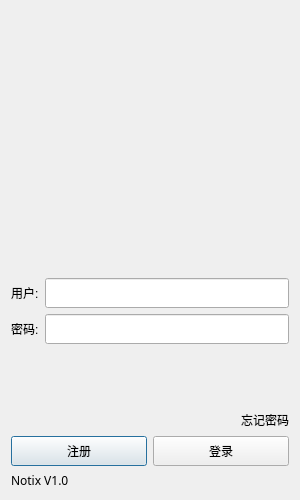
<?xml version="1.0" encoding="UTF-8"?>
<ui version="4.0">
 <class>Dialog</class>
 <widget class="QDialog" name="Dialog">
  <property name="geometry">
   <rect>
    <x>0</x>
    <y>0</y>
    <width>300</width>
    <height>500</height>
   </rect>
  </property>
  <property name="minimumSize">
   <size>
    <width>300</width>
    <height>500</height>
   </size>
  </property>
  <property name="maximumSize">
   <size>
    <width>300</width>
    <height>500</height>
   </size>
  </property>
  <property name="windowTitle">
   <string>Dialog</string>
  </property>
  <layout class="QVBoxLayout" name="verticalLayout_2">
   <item>
    <layout class="QVBoxLayout" name="verticalLayout">
     <item>
      <widget class="QWidget" name="widget" native="true">
       <property name="minimumSize">
        <size>
         <width>0</width>
         <height>200</height>
        </size>
       </property>
       <property name="maximumSize">
        <size>
         <width>16777215</width>
         <height>200</height>
        </size>
       </property>
       <layout class="QGridLayout" name="gridLayout">
        <item row="0" column="0">
         <widget class="QLabel" name="label">
          <property name="minimumSize">
           <size>
            <width>200</width>
            <height>200</height>
           </size>
          </property>
          <property name="maximumSize">
           <size>
            <width>200</width>
            <height>200</height>
           </size>
          </property>
          <property name="text">
           <string/>
          </property>
          <property name="pixmap">
           <pixmap resource="../resource/loginpic.qrc">:/new/prefix1/Notixhead.png</pixmap>
          </property>
          <property name="scaledContents">
           <bool>true</bool>
          </property>
         </widget>
        </item>
       </layout>
      </widget>
     </item>
     <item>
      <spacer name="verticalSpacer_2">
       <property name="orientation">
        <enum>Qt::Orientation::Vertical</enum>
       </property>
       <property name="sizeHint" stdset="0">
        <size>
         <width>20</width>
         <height>40</height>
        </size>
       </property>
      </spacer>
     </item>
     <item>
      <layout class="QHBoxLayout" name="horizontalLayout">
       <item>
        <widget class="QLabel" name="userlabel">
         <property name="minimumSize">
          <size>
           <width>0</width>
           <height>30</height>
          </size>
         </property>
         <property name="maximumSize">
          <size>
           <width>16777215</width>
           <height>30</height>
          </size>
         </property>
         <property name="text">
          <string>用户:</string>
         </property>
        </widget>
       </item>
       <item>
        <widget class="QLineEdit" name="userEdit">
         <property name="minimumSize">
          <size>
           <width>0</width>
           <height>30</height>
          </size>
         </property>
         <property name="maximumSize">
          <size>
           <width>16777215</width>
           <height>30</height>
          </size>
         </property>
        </widget>
       </item>
      </layout>
     </item>
     <item>
      <layout class="QHBoxLayout" name="horizontalLayout_5">
       <item>
        <widget class="QLabel" name="passwordlabel">
         <property name="minimumSize">
          <size>
           <width>0</width>
           <height>30</height>
          </size>
         </property>
         <property name="maximumSize">
          <size>
           <width>16777215</width>
           <height>30</height>
          </size>
         </property>
         <property name="text">
          <string>密码:</string>
         </property>
        </widget>
       </item>
       <item>
        <widget class="QLineEdit" name="lineEdit">
         <property name="minimumSize">
          <size>
           <width>0</width>
           <height>30</height>
          </size>
         </property>
         <property name="maximumSize">
          <size>
           <width>16777215</width>
           <height>30</height>
          </size>
         </property>
        </widget>
       </item>
      </layout>
     </item>
     <item>
      <spacer name="verticalSpacer">
       <property name="orientation">
        <enum>Qt::Orientation::Vertical</enum>
       </property>
       <property name="sizeHint" stdset="0">
        <size>
         <width>20</width>
         <height>40</height>
        </size>
       </property>
      </spacer>
     </item>
     <item>
      <layout class="QHBoxLayout" name="horizontalLayout_6">
       <item>
        <spacer name="horizontalSpacer">
         <property name="orientation">
          <enum>Qt::Orientation::Horizontal</enum>
         </property>
         <property name="sizeHint" stdset="0">
          <size>
           <width>0</width>
           <height>0</height>
          </size>
         </property>
        </spacer>
       </item>
       <item>
        <widget class="QLabel" name="forgetlabel">
         <property name="minimumSize">
          <size>
           <width>0</width>
           <height>20</height>
          </size>
         </property>
         <property name="maximumSize">
          <size>
           <width>16777215</width>
           <height>20</height>
          </size>
         </property>
         <property name="text">
          <string>忘记密码</string>
         </property>
        </widget>
       </item>
      </layout>
     </item>
     <item>
      <layout class="QHBoxLayout" name="horizontalLayout_7">
       <item>
        <widget class="QPushButton" name="registerbtn">
         <property name="minimumSize">
          <size>
           <width>0</width>
           <height>30</height>
          </size>
         </property>
         <property name="maximumSize">
          <size>
           <width>16777215</width>
           <height>30</height>
          </size>
         </property>
         <property name="text">
          <string>注册</string>
         </property>
        </widget>
       </item>
       <item>
        <widget class="QPushButton" name="loginbtn">
         <property name="minimumSize">
          <size>
           <width>0</width>
           <height>30</height>
          </size>
         </property>
         <property name="maximumSize">
          <size>
           <width>16777215</width>
           <height>30</height>
          </size>
         </property>
         <property name="text">
          <string>登录</string>
         </property>
        </widget>
       </item>
      </layout>
     </item>
     <item>
      <widget class="QLabel" name="versionlabel">
       <property name="font">
        <font>
         <family>Century Gothic</family>
        </font>
       </property>
       <property name="text">
        <string>Notix V1.0</string>
       </property>
      </widget>
     </item>
    </layout>
   </item>
  </layout>
 </widget>
 <resources>
  <include location="../resource/loginpic.qrc"/>
 </resources>
 <connections/>
</ui>
